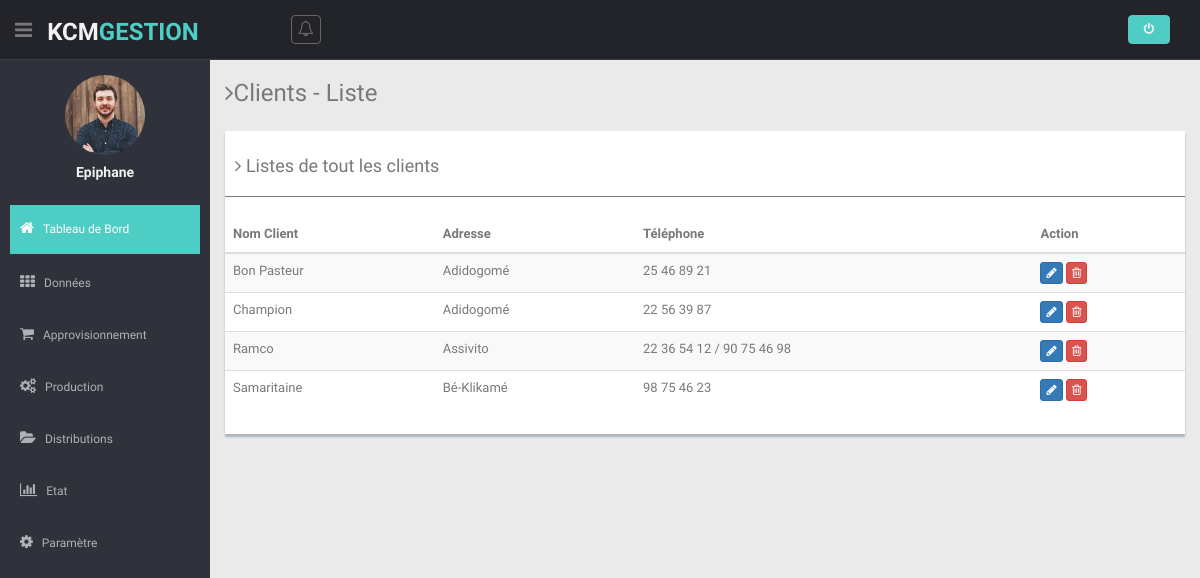
The app's page /views/listeClient.php (signed in) with its own data.
### tables this page shows
CREATE TABLE `users` (
  `id_users` int(11) NOT NULL,
  `username` varchar(64) NOT NULL,
  `email` varchar(64) NOT NULL,
  `password` varchar(128) NOT NULL,
  `dateCreate` date DEFAULT NULL
);

CREATE TABLE `clients` (
  `id_client` int(11) NOT NULL,
  `nom_client` varchar(64) NOT NULL,
  `adresse_client` varchar(128) DEFAULT NULL,
  `telephone` varchar(255) NOT NULL,
  `user_create` varchar(64) DEFAULT NULL,
  `dateCreate` date DEFAULT NULL
);

### models/modelLogin.php (called while the page is built, shortened)
<?php
class DemoLib
{
    public function UserDetails($user_id)
    {
        try {
            $db = dbConnect();
            $query = $db->prepare("SELECT id_users, username, email FROM users WHERE id_users=:id_users");
            $query->bindParam("id_users", $user_id, PDO::PARAM_STR);
            $query->execute();
            if ($query->rowCount() > 0) {
                return $query->fetch(PDO::FETCH_OBJ);
            }
        } catch (PDOException $e) {
            exit($e->getMessage());
        }
    }
}

### models/modelClient.php (called while the page is built, shortened)
<?php
class ModelClients
{
    public function getAllClients()
    {
        try {
            $db = dbConnect();
            $query = $db->prepare("SELECT * FROM clients ORDER BY nom_client");
            $query->execute();
            return $query->fetchAll(PDO::FETCH_OBJ);
        } catch (PDOException $e) {
            exit($e->getMessage());
        }
    }
}

### controller/controllerClient.php (called while the page is built, shortened)
<?php
require  '../models/modelClient.php';
$client = new ModelClients();
if (isset($_GET['id_Dclt'])) {
    $client->deleteClt($_GET['id_Dclt']);
    $aaClient = $client->getClients();
} elseif (isset($_GET['id_DLclt'])) {
    $client->deleteClt($_GET['id_DLclt']);
    $allClient = $client->getAllClients();
} else {
    $allClient = $client->getAllClients();
}

### views/listeClient.php (the view)
<?php $title = 'Client';
require('head.php');
require('header.php');
require('sibar.php');
require  '../controller/controllerClient.php';
?>
<section class="wrapper">
  <h3><i class="fa fa-angle-right"></i>Clients - Liste</h3>
  <div class="row mt">
    <div class="col-md-12">
      <div class="content-panel">
        <h4><i class="fa fa-angle-right"></i> Listes de tout les clients</h4>
        <hr>
        <table class="table table-striped table-advance table-hover">
          <thead>
            <tr>
              <th>Nom Client</th>
              <th>Adresse</th>
              <th>Téléphone</th>
              <th>Action</th>
            </tr>
          </thead>
          <tbody>
            <?php foreach ($allClient as $echoClts) : ?>
              <tr>
                <td><?= $echoClts->nom_client; ?></td>
                <td><?= $echoClts->adresse_client; ?></td>
                <td><?= $echoClts->telephone; ?></td>
                <td>
                  <a href="upClient.php?id_clt=<?= $echoClts->id_client; ?>" class="btn btn-primary btn-xs"><i class="fa fa-pencil"></i></a>
                  <a href="listeClient.php?id_DLclt=<?= $echoClts->id_client; ?>" class="btn btn-danger btn-xs"><i class="fa fa-trash-o "></i></a>
                </td>
              </tr>
            <?php endforeach; ?>
          </tbody>
        </table>
      </div>
    </div>
  </div>
</section>
<?php require('foot.php'); ?>

### views/sibar.php (shortened to what this page needs)
<aside>
  <div id="sidebar" class="nav-collapse ">
    <ul class="sidebar-menu" id="nav-accordion">
      <p class="centered"><a href="profile.html"><img src="img/ui-sam.jpg" class="img-circle" width="80"></a></p>
      <h5 class="centered"><?= $user->username;
                            ?></h5>
      <li class="mt">
        <a class="active" href="accueil.php">
          <i class="fa fa-home"></i>
          <span>Tableau de Bord</span>
        </a>
      </li>
      <li class="sub-menu">
        <a href="javascript:;">
          <i class="fa fa-th"></i>
          <span>Données</span>
        </a>
      </li>
      <li class="sub-menu">
        <a href="javascript:;">
          <i class="fa fa-shopping-cart"></i>
          <span>Approvisionnement</span>
        </a>
      </li>
      <li class="sub-menu">
        <a href="javascript:;">
          <i class="fa fa-cogs"></i>
          <span>Production</span>
        </a>
      </li>
      <li class="sub-menu">
        <a href="javascript:;">
          <i class="fa fa-folder-open"></i>
          <span>Distributions</span>
        </a>
      </li>
      <li class="sub-menu">
        <a href="javascript:;">
          <i class="fa fa-bar-chart-o"></i>
          <span>Etat</span>
        </a>
      </li>
      <li class="sub-menu">
        <a href="javascript:;">
          <i class="fa fa-cog"></i>
          <span>Paramètre</span>
        </a>
      </li>
    </ul>
  </div>
</aside>
<section id="main-content">

### views/css/style.css (style rules this page uses)
body { color: #797979; background: #eaeaea; font-family: 'Ruda', sans-serif; padding: 0px !important; margin: 0px !important; font-size:13px; }
ul li { list-style: none; }
a, a:hover, a:focus { text-decoration: none; outline: none; }
hr { margin-top: 20px; margin-bottom: 20px; border: 0; border-top: 1px solid #797979; }
.centered { text-align: center; }
.mt { margin-top: 25px; }
#sidebar { width: 210px; height: 100%; position: fixed; background: #2f323a; }
#sidebar h5 { color: #f2f2f2; font-weight: 700; }
#sidebar ul li { position: relative; }
ul.sidebar-menu , ul.sidebar-menu li ul.sub { margin: -2px 0 0; padding: 0; }
ul.sidebar-menu { margin-top: 75px; }
ul.sidebar-menu li { margin-bottom: 5px; margin-left:10px; margin-right:10px; }
ul.sidebar-menu li.sub-menu { line-height: 15px; }
ul.sidebar-menu li a span { display: inline-block; }
ul.sidebar-menu li a { color: #aeb2b7; text-decoration: none; display: block; padding: 15px 0 15px 10px; font-size: 12px; outline: none; -webkit-transition: all 0.3s ease; -moz-transition: all 0.3s ease; -o-transition: all 0.3s ease; -ms-transition: all 0.3s ease; transition: all 0.3s ease; }
ul.sidebar-menu li a.active, ul.sidebar-menu li a:hover, ul.sidebar-menu li a:focus { background: #4ECDC4; color: #fff; display: block; -webkit-transition: all 0.3s ease; -moz-transition: all 0.3s ease; -o-transition: all 0.3s ease; -ms-transition: all 0.3s ease; transition: all 0.3s ease; }
ul.sidebar-menu li a i { font-size: 15px; padding-right: 6px; }
ul.sidebar-menu li a.active i { color: #fff; }
#main-content { margin-left: 210px; }
.wrapper { display: inline-block; margin-top: 60px; padding-left: 15px; padding-right: 15px; padding-bottom: 15px; padding-top: 0px; width: 100%; }
.content-panel { background: #ffffff; box-shadow: 0px 3px 2px #aab2bd; padding-top: 15px; padding-bottom: 5px; }
.content-panel h4 { margin-left: 10px; }

### records on screen
users: username "Epiphane"
clients: nom_client "Bon Pasteur", adresse_client "Adidogomé", telephone "25 46 89 21"
clients: nom_client "Champion", adresse_client "Adidogomé", telephone "22 56 39 87"
clients: nom_client "Ramco", adresse_client "Assivito", telephone "22 36 54 12 / 90 75 46 98"
clients: nom_client "Samaritaine", adresse_client "Bé-Klikamé", telephone "98 75 46 23"
